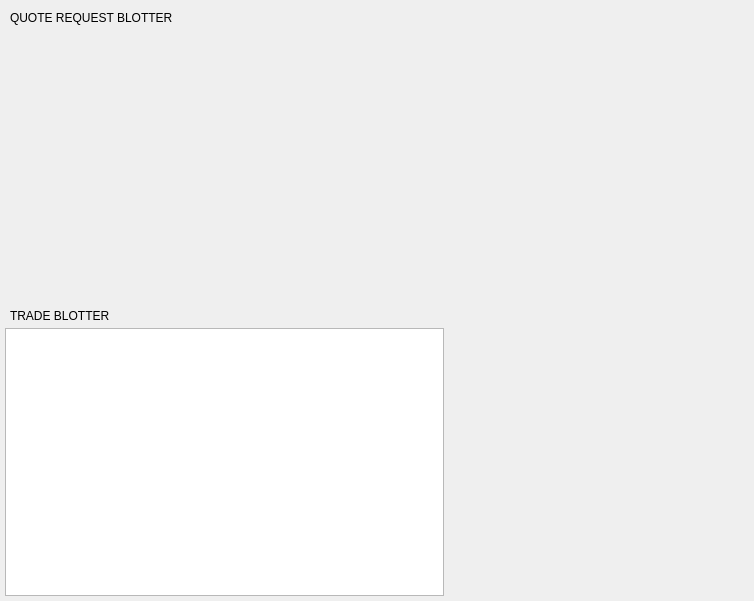
<?xml version="1.0" encoding="UTF-8"?>
<ui version="4.0">
 <class>RFQReplyWidget</class>
 <widget class="QWidget" name="RFQReplyWidget">
  <property name="geometry">
   <rect>
    <x>0</x>
    <y>0</y>
    <width>754</width>
    <height>601</height>
   </rect>
  </property>
  <property name="sizePolicy">
   <sizepolicy hsizetype="Expanding" vsizetype="Preferred">
    <horstretch>0</horstretch>
    <verstretch>0</verstretch>
   </sizepolicy>
  </property>
  <property name="autoFillBackground">
   <bool>true</bool>
  </property>
  <layout class="QHBoxLayout" name="horizontalLayout_4" stretch="4,0">
   <property name="spacing">
    <number>5</number>
   </property>
   <property name="leftMargin">
    <number>5</number>
   </property>
   <property name="topMargin">
    <number>5</number>
   </property>
   <property name="rightMargin">
    <number>5</number>
   </property>
   <property name="bottomMargin">
    <number>5</number>
   </property>
   <item>
    <widget class="QWidget" name="verticalWidget" native="true">
     <property name="sizePolicy">
      <sizepolicy hsizetype="Expanding" vsizetype="Expanding">
       <horstretch>0</horstretch>
       <verstretch>0</verstretch>
      </sizepolicy>
     </property>
     <layout class="QVBoxLayout" name="verticalLayout_4">
      <property name="spacing">
       <number>5</number>
      </property>
      <property name="leftMargin">
       <number>0</number>
      </property>
      <property name="topMargin">
       <number>0</number>
      </property>
      <property name="rightMargin">
       <number>0</number>
      </property>
      <property name="bottomMargin">
       <number>0</number>
      </property>
      <item>
       <widget class="QWidget" name="QRWidget" native="true">
        <property name="sizePolicy">
         <sizepolicy hsizetype="Preferred" vsizetype="Expanding">
          <horstretch>0</horstretch>
          <verstretch>0</verstretch>
         </sizepolicy>
        </property>
        <layout class="QVBoxLayout" name="verticalLayout_2">
         <property name="spacing">
          <number>0</number>
         </property>
         <property name="leftMargin">
          <number>0</number>
         </property>
         <property name="topMargin">
          <number>0</number>
         </property>
         <property name="rightMargin">
          <number>0</number>
         </property>
         <property name="bottomMargin">
          <number>0</number>
         </property>
         <item>
          <widget class="QWidget" name="horizontalWidget_3" native="true">
           <property name="minimumSize">
            <size>
             <width>0</width>
             <height>25</height>
            </size>
           </property>
           <property name="maximumSize">
            <size>
             <width>16777215</width>
             <height>25</height>
            </size>
           </property>
           <property name="sizeIncrement">
            <size>
             <width>0</width>
             <height>25</height>
            </size>
           </property>
           <property name="headerPanel" stdset="0">
            <bool>true</bool>
           </property>
           <layout class="QHBoxLayout" name="horizontalLayout_2">
            <property name="spacing">
             <number>5</number>
            </property>
            <property name="leftMargin">
             <number>5</number>
            </property>
            <property name="topMargin">
             <number>0</number>
            </property>
            <property name="rightMargin">
             <number>0</number>
            </property>
            <property name="bottomMargin">
             <number>0</number>
            </property>
            <item>
             <widget class="QLabel" name="label">
              <property name="text">
               <string>QUOTE REQUEST BLOTTER</string>
              </property>
              <property name="headerLabel" stdset="0">
               <bool>true</bool>
              </property>
             </widget>
            </item>
           </layout>
          </widget>
         </item>
         <item>
          <widget class="QuoteRequestsWidget" name="widgetQuoteRequests" native="true">
           <property name="sizePolicy">
            <sizepolicy hsizetype="Preferred" vsizetype="Expanding">
             <horstretch>0</horstretch>
             <verstretch>0</verstretch>
            </sizepolicy>
           </property>
           <property name="maximumSize">
            <size>
             <width>16777215</width>
             <height>16777215</height>
            </size>
           </property>
          </widget>
         </item>
        </layout>
       </widget>
      </item>
      <item>
       <widget class="QWidget" name="orderWidget" native="true">
        <property name="maximumSize">
         <size>
          <width>16777215</width>
          <height>16777215</height>
         </size>
        </property>
        <layout class="QVBoxLayout" name="verticalLayout_3">
         <property name="spacing">
          <number>0</number>
         </property>
         <property name="leftMargin">
          <number>0</number>
         </property>
         <property name="topMargin">
          <number>0</number>
         </property>
         <property name="rightMargin">
          <number>0</number>
         </property>
         <property name="bottomMargin">
          <number>0</number>
         </property>
         <item>
          <widget class="QWidget" name="horizontalWidget" native="true">
           <property name="minimumSize">
            <size>
             <width>0</width>
             <height>25</height>
            </size>
           </property>
           <property name="maximumSize">
            <size>
             <width>16777215</width>
             <height>30</height>
            </size>
           </property>
           <property name="sizeIncrement">
            <size>
             <width>0</width>
             <height>25</height>
            </size>
           </property>
           <property name="headerPanel" stdset="0">
            <bool>true</bool>
           </property>
           <layout class="QHBoxLayout" name="horizontalLayout_5">
            <property name="spacing">
             <number>5</number>
            </property>
            <property name="leftMargin">
             <number>5</number>
            </property>
            <property name="topMargin">
             <number>0</number>
            </property>
            <property name="rightMargin">
             <number>0</number>
            </property>
            <property name="bottomMargin">
             <number>0</number>
            </property>
            <item>
             <widget class="QLabel" name="label_3">
              <property name="text">
               <string>TRADE BLOTTER</string>
              </property>
              <property name="headerLabel" stdset="0">
               <bool>true</bool>
              </property>
             </widget>
            </item>
           </layout>
          </widget>
         </item>
         <item>
          <widget class="OrdersView" name="treeViewOrders">
           <property name="maximumSize">
            <size>
             <width>16777215</width>
             <height>16777215</height>
            </size>
           </property>
           <property name="editTriggers">
            <set>QAbstractItemView::NoEditTriggers</set>
           </property>
           <property name="rootIsDecorated">
            <bool>true</bool>
           </property>
           <property name="uniformRowHeights">
            <bool>true</bool>
           </property>
           <property name="itemsExpandable">
            <bool>true</bool>
           </property>
           <property name="animated">
            <bool>true</bool>
           </property>
           <attribute name="headerDefaultSectionSize">
            <number>92</number>
           </attribute>
          </widget>
         </item>
        </layout>
       </widget>
      </item>
     </layout>
    </widget>
   </item>
   <item>
    <widget class="QFrame" name="DealingFrame">
     <property name="sizePolicy">
      <sizepolicy hsizetype="Minimum" vsizetype="Preferred">
       <horstretch>0</horstretch>
       <verstretch>0</verstretch>
      </sizepolicy>
     </property>
     <property name="minimumSize">
      <size>
       <width>300</width>
       <height>0</height>
      </size>
     </property>
     <property name="maximumSize">
      <size>
       <width>300</width>
       <height>16777215</height>
      </size>
     </property>
     <property name="pane" stdset="0">
      <bool>true</bool>
     </property>
     <layout class="QVBoxLayout" name="verticalLayout_5">
      <property name="leftMargin">
       <number>0</number>
      </property>
      <property name="topMargin">
       <number>0</number>
      </property>
      <property name="rightMargin">
       <number>0</number>
      </property>
      <property name="bottomMargin">
       <number>0</number>
      </property>
      <item>
       <widget class="QStackedWidget" name="stackedWidget">
        <property name="currentIndex">
         <number>0</number>
        </property>
        <widget class="RFQShieldPage" name="shieldPage">
         <property name="minimumSize">
          <size>
           <width>0</width>
           <height>0</height>
          </size>
         </property>
        </widget>
        <widget class="QWidget" name="RFQWidget">
         <property name="sizePolicy">
          <sizepolicy hsizetype="Expanding" vsizetype="Preferred">
           <horstretch>0</horstretch>
           <verstretch>0</verstretch>
          </sizepolicy>
         </property>
         <property name="maximumSize">
          <size>
           <width>350</width>
           <height>16777215</height>
          </size>
         </property>
         <property name="styleSheet">
          <string notr="true"/>
         </property>
         <layout class="QVBoxLayout" name="verticalLayout">
          <property name="spacing">
           <number>0</number>
          </property>
          <property name="leftMargin">
           <number>0</number>
          </property>
          <property name="topMargin">
           <number>0</number>
          </property>
          <property name="rightMargin">
           <number>0</number>
          </property>
          <property name="bottomMargin">
           <number>0</number>
          </property>
          <item>
           <widget class="QWidget" name="horizontalWidget_2" native="true">
            <property name="minimumSize">
             <size>
              <width>0</width>
              <height>25</height>
             </size>
            </property>
            <property name="maximumSize">
             <size>
              <width>16777215</width>
              <height>25</height>
             </size>
            </property>
            <property name="sizeIncrement">
             <size>
              <width>0</width>
              <height>25</height>
             </size>
            </property>
            <property name="headerPanel" stdset="0">
             <bool>true</bool>
            </property>
            <layout class="QHBoxLayout" name="horizontalLayout_3">
             <property name="spacing">
              <number>5</number>
             </property>
             <property name="leftMargin">
              <number>5</number>
             </property>
             <property name="topMargin">
              <number>0</number>
             </property>
             <property name="rightMargin">
              <number>0</number>
             </property>
             <property name="bottomMargin">
              <number>0</number>
             </property>
             <item>
              <widget class="QLabel" name="label_2">
               <property name="text">
                <string>QUOTE RESPONSE</string>
               </property>
               <property name="headerLabel" stdset="0">
                <bool>true</bool>
               </property>
              </widget>
             </item>
            </layout>
           </widget>
          </item>
          <item>
           <widget class="bs::ui::RFQDealerReply" name="pageRFQReply" native="true">
            <property name="sizePolicy">
             <sizepolicy hsizetype="Preferred" vsizetype="Expanding">
              <horstretch>0</horstretch>
              <verstretch>0</verstretch>
             </sizepolicy>
            </property>
            <property name="maximumSize">
             <size>
              <width>16777215</width>
              <height>16777215</height>
             </size>
            </property>
            <property name="pane" stdset="0">
             <bool>true</bool>
            </property>
           </widget>
          </item>
         </layout>
        </widget>
       </widget>
      </item>
      <item>
       <widget class="AutoSQWidget" name="widgetAutoSQ" native="true">
        <property name="minimumSize">
         <size>
          <width>0</width>
          <height>100</height>
         </size>
        </property>
       </widget>
      </item>
     </layout>
    </widget>
   </item>
  </layout>
 </widget>
 <customwidgets>
  <customwidget>
   <class>OrdersView</class>
   <extends>QTreeView</extends>
   <header>OrdersView.h</header>
  </customwidget>
  <customwidget>
   <class>QuoteRequestsWidget</class>
   <extends>QWidget</extends>
   <header>QuoteRequestsWidget.h</header>
   <container>1</container>
  </customwidget>
  <customwidget>
   <class>bs::ui::RFQDealerReply</class>
   <extends>QWidget</extends>
   <header>RFQDealerReply.h</header>
  </customwidget>
  <customwidget>
   <class>RFQShieldPage</class>
   <extends>QWidget</extends>
   <header>RFQShieldPage.h</header>
   <container>1</container>
  </customwidget>
  <customwidget>
   <class>AutoSQWidget</class>
   <extends>QWidget</extends>
   <header>AutoSQWidget.h</header>
   <container>1</container>
  </customwidget>
 </customwidgets>
 <resources/>
 <connections/>
</ui>
